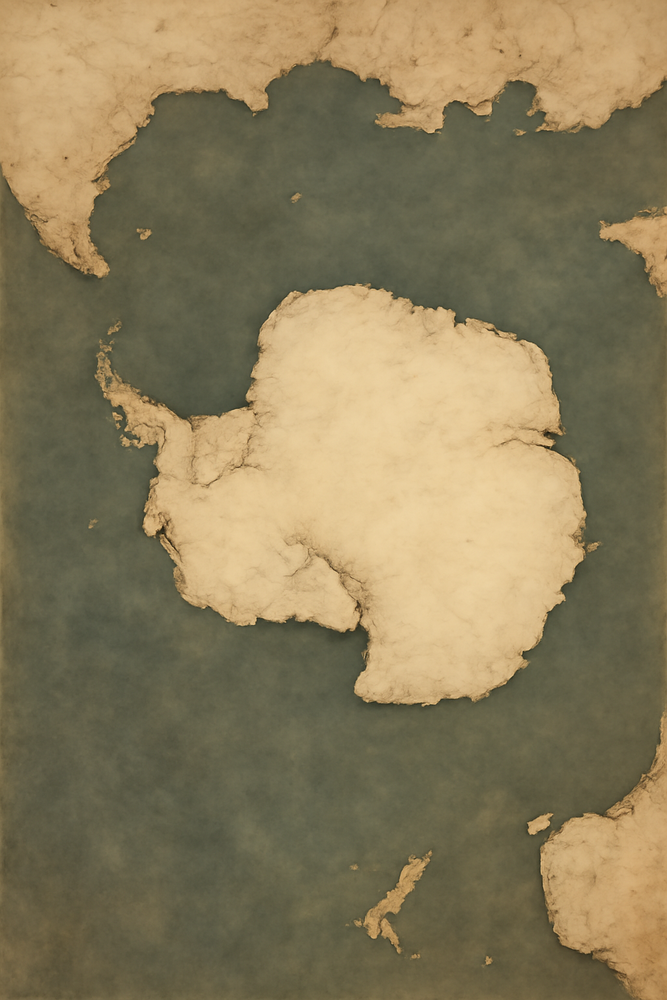
#> input picture frontend/assets/images/antartikair-map.png, 667 x 1000 px, shrunk from 1024 x 1536 before the run, found by its file name
$ python gen_antartikair_mask.py
#> lines starting #> are read from the running program, lines starting #| are printed output that depends on the picture; after the words box and inside, x2 and y2 are one past the last pixel; in counts of white or black regions, pixels touching at a corner belong together
"""Generate land mask for ANTARTIKAIR map (50x50)."""
from PIL import Image
import numpy as np

img = Image.open("/app/frontend/assets/images/antartikair-map.png").convert('RGB')
#> img is the input picture: PIL image 667x1000 RGB; mean R, G, B 137.3, 123.8, 90.3
arr = np.array(img)
h, w = arr.shape[:2]
#> h = 1000; w = 667
r = arr[:,:,0].astype(float); g = arr[:,:,1].astype(float); b = arr[:,:,2].astype(float)
#> after `r = arr[:, :, 0].astype(float)`:
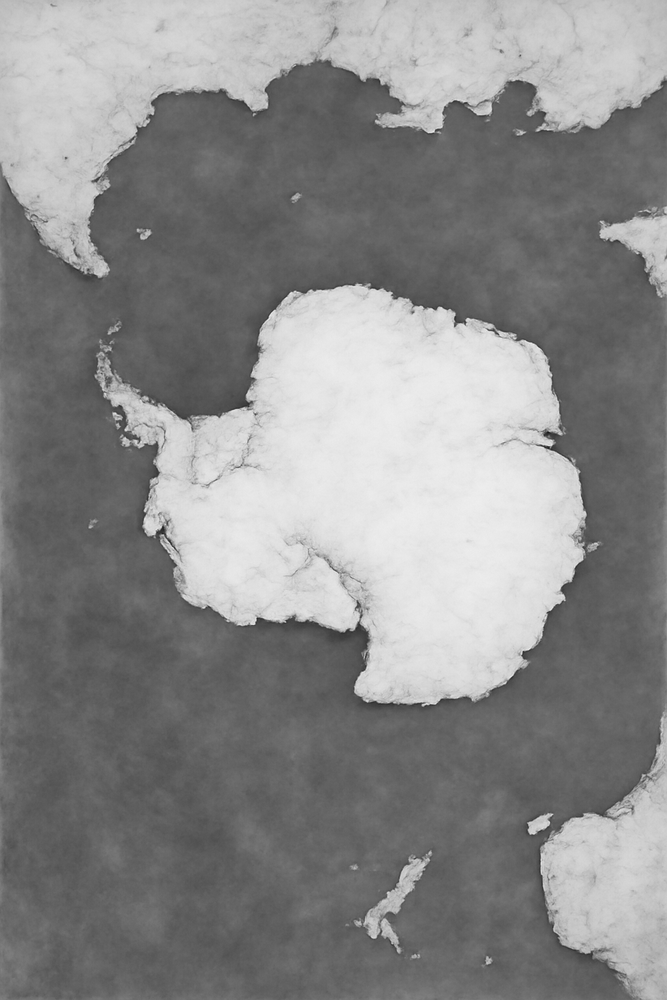
#> r: shape (1000, 667) float64; min 22, max 239, mean 137.3
#> after `g = arr[:, :, 1].astype(float)`:
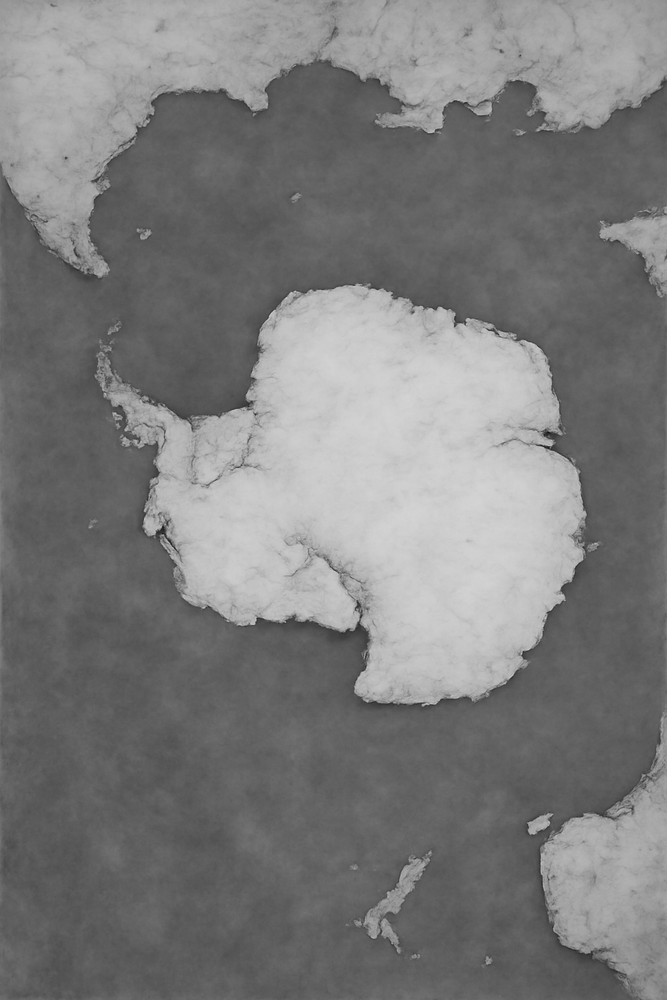
#> g: shape (1000, 667) float64; min 17, max 212, mean 123.8
#> after `b = arr[:, :, 2].astype(float)`:
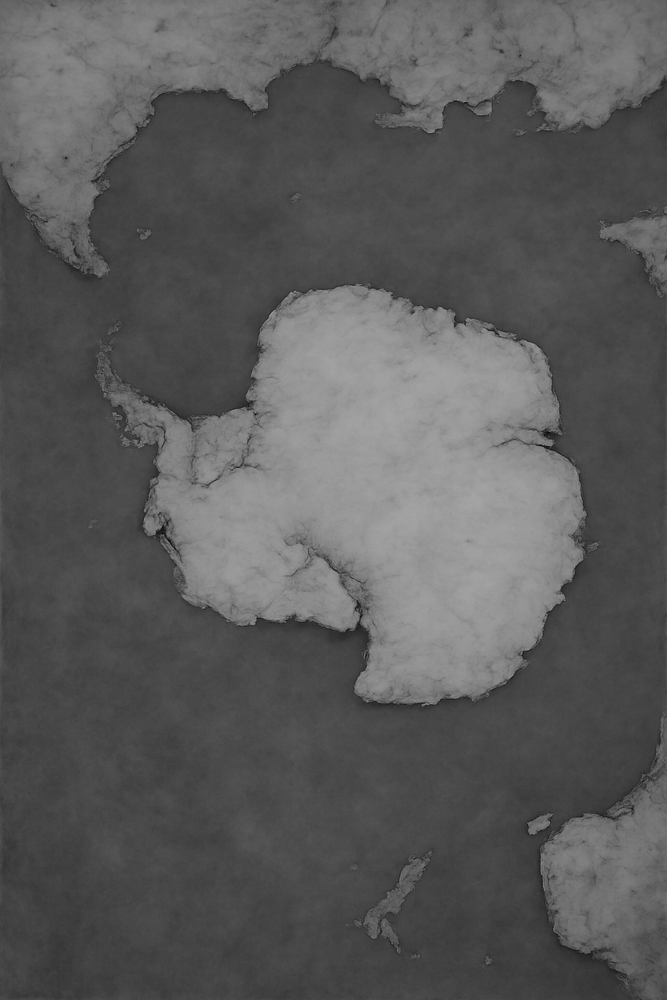
#> b: shape (1000, 667) float64; min 3, max 165, mean 90.3

# For Antarctica map: land is brighter (whitish/beige) compared to teal ocean
# Land: high R, high G (warm + bright)
land_mask = ((r > 175) & (g > 165)) | ((r - g > 18) & (r > 145))
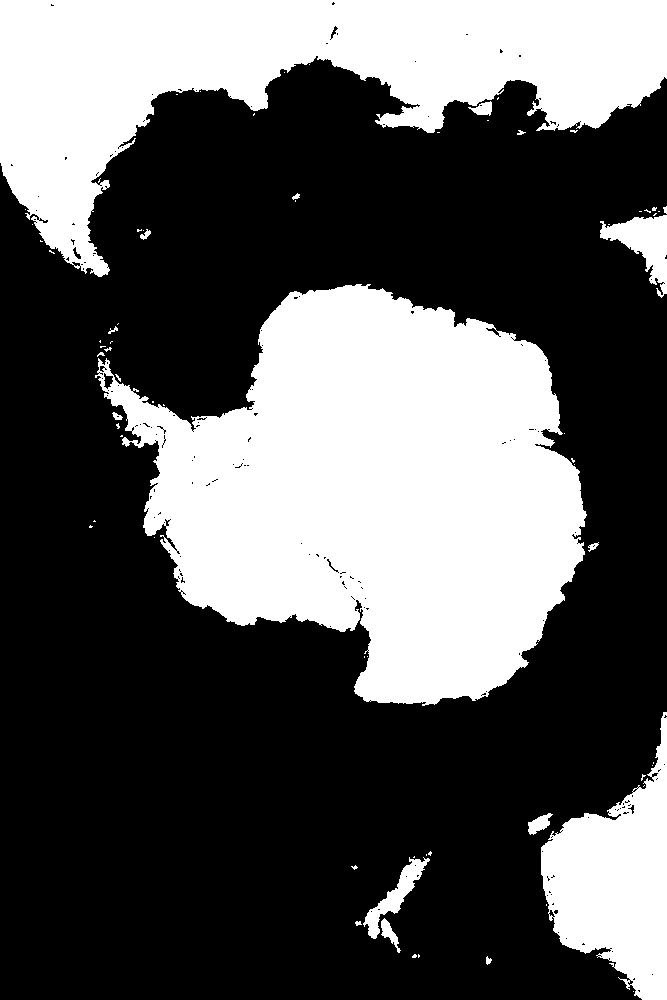
#> land_mask: shape (1000, 667) bool; 35.3% white; 71 white regions (53 under 20 px), largest, box (x1, y1, x2, y2) and area: (95, 284, 587, 706) 129325, (0, 0, 667, 277) 80777, (541, 712, 667, 1000) 19827
print(f"Land pct: {land_mask.mean()*100:.1f}%")
#| Land pct: 35.3%

GRID = 50
grid = np.zeros((GRID, GRID), dtype=int)
for gy in range(GRID):
    for gx in range(GRID):
        y1 = int(gy * h / GRID); y2 = int((gy + 1) * h / GRID)
        x1 = int(gx * w / GRID); x2 = int((gx + 1) * w / GRID)
        pct = land_mask[y1:y2, x1:x2].mean()
        grid[gy, gx] = 1 if pct > 0.5 else 0
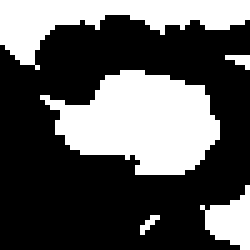
#> grid: shape (50, 50) int64 (shown 5 times larger); values 0 (black) and 1 (white), 35.1% white; 5 white regions (2 under 20 px), largest, box (x1, y1, x2, y2) and area: (8, 14, 44, 35) 486, (0, 0, 50, 14) 301, (40, 37, 50, 50) 74

print("ANTARTIKAIR_LAND_MASK = [")
for gy in range(GRID):
    row = "".join("1" if grid[gy, gx] else "0" for gx in range(GRID))
    print(f'  "{row}",')
#> this loop made 50 passes
#|   "11111111111111111111111111111111111111111111111111",
#|   "11111111111111111111111111111111111111111111111111",
#|   "11111111111111111111111111111111111111111111111111",
#|   "11111111111111111111100000111111111111111111111111",
#|   "11111111111111110111000000000111111111001111111110",
#|   "11111111111000000001000000000011100010000111110000",
#|   "11111111110000000000000000000000100000000000000000",
#|   "11111111100000000000000000000000000000000000000000",
#> (further printed lines are left out)
print("]")
